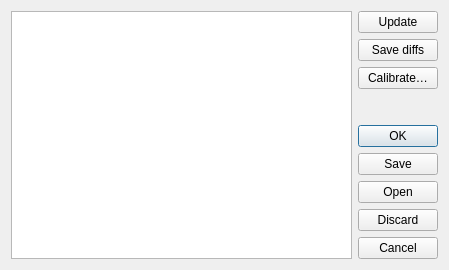
<?xml version="1.0" encoding="UTF-8"?>
<ui version="4.0">
 <class>OffsetsWidget</class>
 <widget class="QWidget" name="OffsetsWidget">
  <property name="geometry">
   <rect>
    <x>0</x>
    <y>0</y>
    <width>449</width>
    <height>270</height>
   </rect>
  </property>
  <property name="windowTitle">
   <string>List of Monitors</string>
  </property>
  <layout class="QHBoxLayout">
   <item>
    <widget class="TableView" name="monitorTable"/>
   </item>
   <item>
    <layout class="QVBoxLayout">
     <item>
      <widget class="QPushButton" name="updateButton">
       <property name="text">
        <string>Update</string>
       </property>
      </widget>
     </item>
     <item>
      <widget class="QPushButton" name="offsetsButton">
       <property name="text">
        <string>Save diffs</string>
       </property>
      </widget>
     </item>
     <item>
      <widget class="QPushButton" name="calibrateButton">
       <property name="text">
        <string>Calibrate…</string>
       </property>
      </widget>
     </item>
     <item>
      <spacer>
       <property name="orientation">
        <enum>Qt::Vertical</enum>
       </property>
       <property name="sizeHint" stdset="0">
        <size>
         <width>20</width>
         <height>40</height>
        </size>
       </property>
      </spacer>
     </item>
     <item>
      <widget class="QDialogButtonBox" name="buttonBox">
       <property name="orientation">
        <enum>Qt::Vertical</enum>
       </property>
       <property name="standardButtons">
        <set>QDialogButtonBox::Cancel|QDialogButtonBox::Discard|QDialogButtonBox::Ok|QDialogButtonBox::Open|QDialogButtonBox::Save</set>
       </property>
      </widget>
     </item>
    </layout>
   </item>
  </layout>
 </widget>
 <customwidgets>
  <customwidget>
   <class>TableView</class>
   <extends>QTableView</extends>
   <header>madgui/widget/tableview.h</header>
  </customwidget>
 </customwidgets>
 <resources/>
 <connections/>
</ui>
